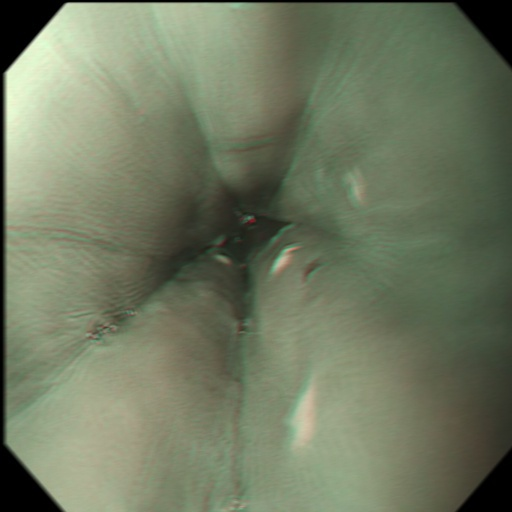
#> input picture subDM/0000597.jpg, 512 x 512 px; its folder holds only this picture in this run
$ python ROI_Version1.4.py   (older library calls are emulated)
#> lines starting #> are read from the running program, lines starting #| are printed output that depends on the picture; after the words box and inside, x2 and y2 are one past the last pixel; in counts of white or black regions, pixels touching at a corner belong together
### subDM/readimg.py
# -*- coding: utf-8 -*-
"""
Created on Tue May 28 11:20:26 2019

@author: Nataly
"""
def read_img(imfile):
#> called with imfile = '0000597.jpg'
    import cv2
    return cv2.imread(imfile)
#> returned value is the input picture: shape (512, 512, 3); mean B, G, R 97.1, 121.3, 112.4
    #return (imfile + 2)

### subDM/ROI_Version1.4.py
# -*- coding: utf-8 -*-
"""
Created on Thu Jul 11 21:46:43 2019

@author: Nataly
"""


import cv2
import pylab as plt
from matplotlib import pyplot as plt
import numpy as np
from pylab import *
from readimg import read_img #leer imagines ### img=read_img(imgfile)##
from skimage.morphology import disk

from skimage.filters import threshold_otsu
from skimage.filters import threshold_li
from skimage.filters import threshold_minimum
from skimage.filters import threshold_triangle
from skimage.filters import try_all_threshold
from PIL import ImageEnhance
from PIL import Image
import glob
from skimage.segmentation import flood, flood_fill

def agregarceros(imD,tipomas):
    import numpy as np
    tama=imD.shape
    tama=list(tama)
    hola=tipomas-1
    #print(tama)
    nueva=np.zeros((tama[0]+hola,tama[1]+hola))
    #print(nueva.shape)
    tamanu=nueva.shape
    tamanu=list(tamanu)
    for x in range (tama[0]) :
        for y in range(tama[1]):
            if tipomas==3:
                nueva[x+1,y+1]=imD[x,y]
            if tipomas==5:
                nueva[x+2,y+2]=imD[x,y]
            if tipomas==11:
                nueva[x+5,y+5]=imD[x,y]
    return nueva,tama,tamanu

for imgfile in glob.glob("*.jpg"):
    ima=read_img(imgfile)
    imR, imG, imB=cv2.split(ima)
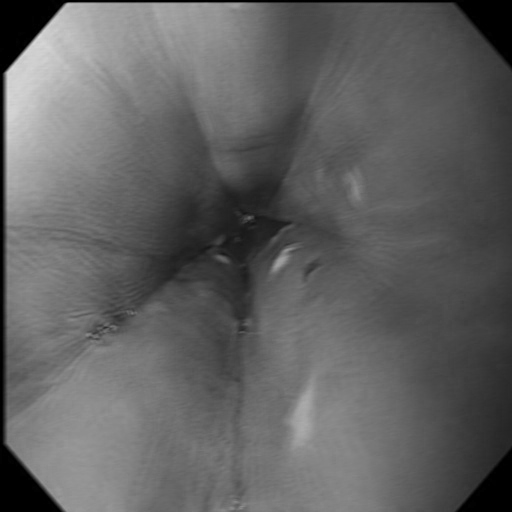
#> imR: shape (512, 512); min 0, max 217, mean 97.1
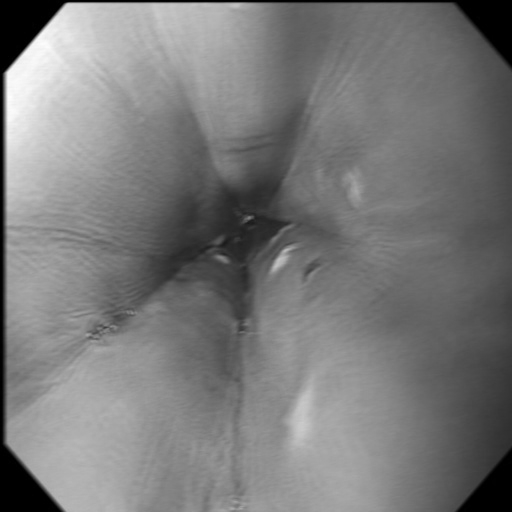
#> imG: shape (512, 512); min 0, max 254, mean 121.3
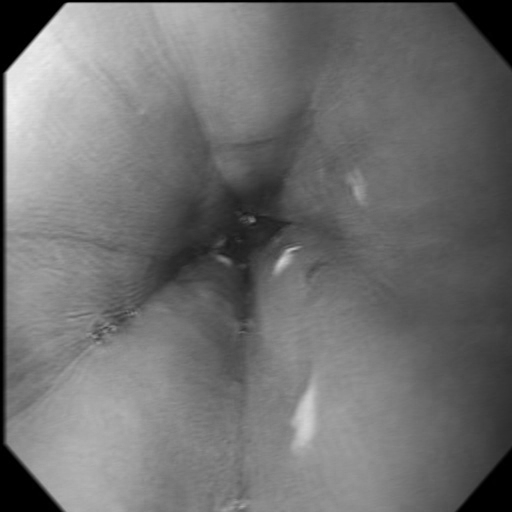
#> imB: shape (512, 512); min 0, max 238, mean 112.4
    imA=cv2.cvtColor(ima,cv2.COLOR_RGB2HSV)
#> imA: shape (512, 512, 3); mean H, S, V 76.9, 53.2, 121.7
    I,I,II=cv2.split(imA)
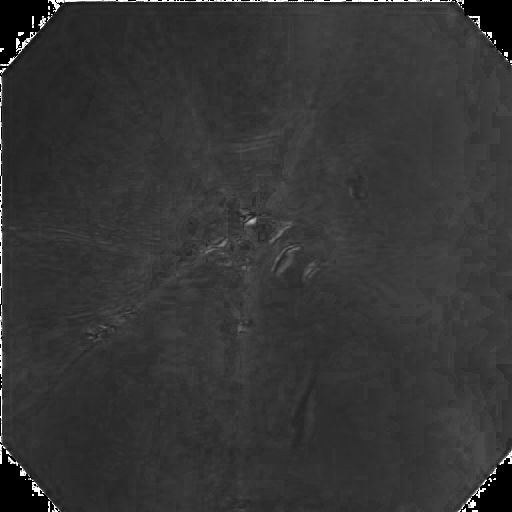
#> I: shape (512, 512); min 0, max 255, mean 53.2


    thresh = threshold_li(II)
#> thresh = 104.1
    # [4 lines of commented-out code are left out]
    binary = II > thresh
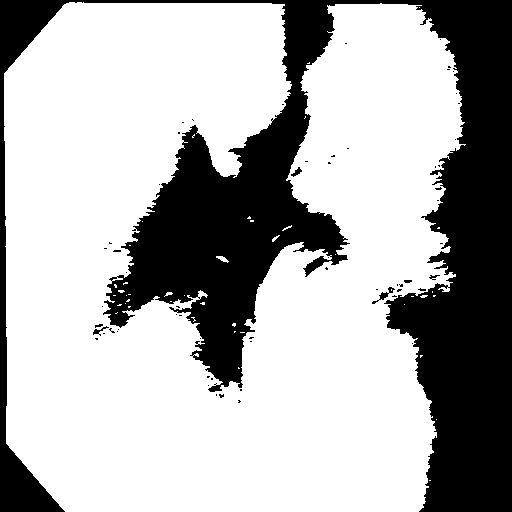
#> binary: shape (512, 512) bool; 68.9% white; 61 black regions (55 under 20 px), largest, box (x1, y1, x2, y2) and area: (0, 0, 512, 512) 80937, (372, 287, 395, 304) 88, (291, 167, 302, 177) 47, (93, 326, 109, 336) 46, (429, 275, 440, 280) 26, (404, 280, 412, 283) 21
    #"""

    binary = (binary*255).astype(np.uint8)

    #plt.imshow(binary, cmap=plt.cm.gray)
    #plt.show()


    #"""
    ### Transformaciones Morfologicas
    kernel = cv2.getStructuringElement(cv2.MORPH_ELLIPSE, (15, 15))
    opening = cv2.morphologyEx(binary, cv2.MORPH_OPEN, kernel)
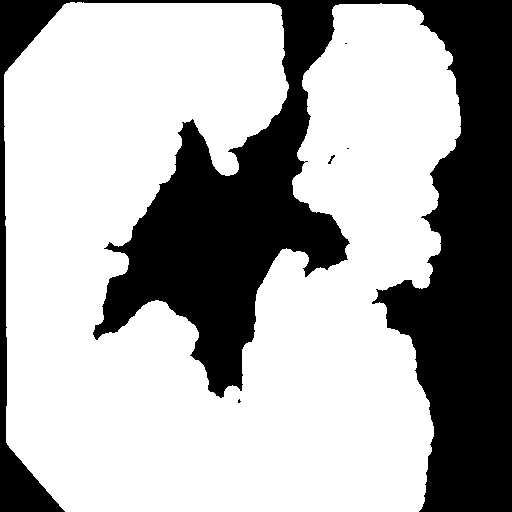
#> opening: shape (512, 512); 67.1% white; 5 black regions (3 under 20 px), largest, box (x1, y1, x2, y2) and area: (0, 0, 512, 512) 86235, (328, 155, 335, 164) 23
    #dilation = cv2.dilate(opening,kernel,iterations = 1)
    kernel = cv2.getStructuringElement(cv2.MORPH_ELLIPSE, (27, 27))
    close=cv2.morphologyEx(opening, cv2.MORPH_CLOSE, kernel)
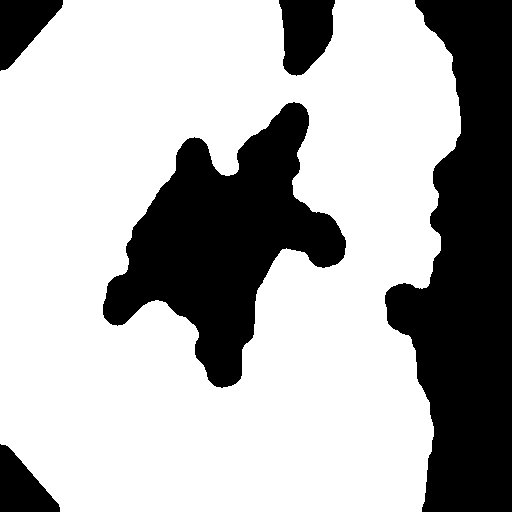
#> close: shape (512, 512); 69.2% white; 5 black regions, box (x1, y1, x2, y2) and area: (385, 0, 512, 512) 41479, (103, 102, 346, 388) 31041, (279, 0, 335, 76) 3202, (0, 0, 63, 71) 2614, (0, 444, 60, 512) 2401

    #plt.imshow(close, cmap=plt.cm.gray)
    #plt.show()

    dire='./segROI/#3/'+imgfile
    #img=cv2.cvtColor(im,cv2.COLOR_BGR2RGB)
    cv2.imwrite(dire,close)
    k = cv2.waitKey(1000)
#> (key Esc is pressed here)
    #destroy the window
    cv2.destroyAllWindows()
    #"""


    """
    im2, contornos, hierarchy = cv2.findContours (binary, cv2.RETR_TREE, cv2.CHAIN_APPROX_SIMPLE)
    cv2.drawContours (ima, contornos, -1, (0,255,0), 3)
    plt.imshow(ima, cmap=plt.cm.gray)
    plt.show()


    areas = [cv2.contourArea(c) for c in contours]
    max_index = np.argmax(areas)
    cnt=contours[max_index]
    x,y,w,h = cv2.boundingRect(cnt)
    cv2.rectangle(ima,(x,y),(x+w,y+h),(0,255,0),2)
    cv2.imshow("Show",ima)
    #plt.imshow(im)
    #plt.show()
    cv2.waitKey(0)
    cv2.destroyAllWindows()
    #"""

$ run again, on subDM/00240.jpg
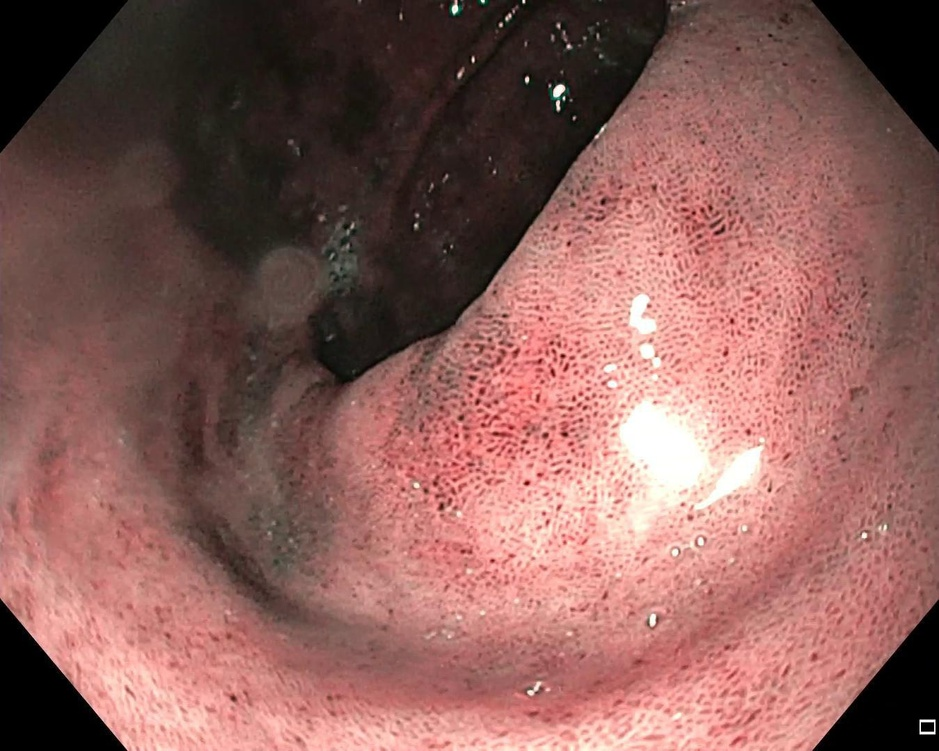
#> input picture subDM/00240.jpg, 939 x 751 px, shrunk from 1349 x 1079 before the run
#> in read_img, returned value is the input picture: shape (751, 939, 3); mean B, G, R 90.3, 95.2, 138.9
#> imA: shape (751, 939, 3); mean H, S, V 108.9, 85.6, 139
#> `I,I,II=cv2.split(imA)`:
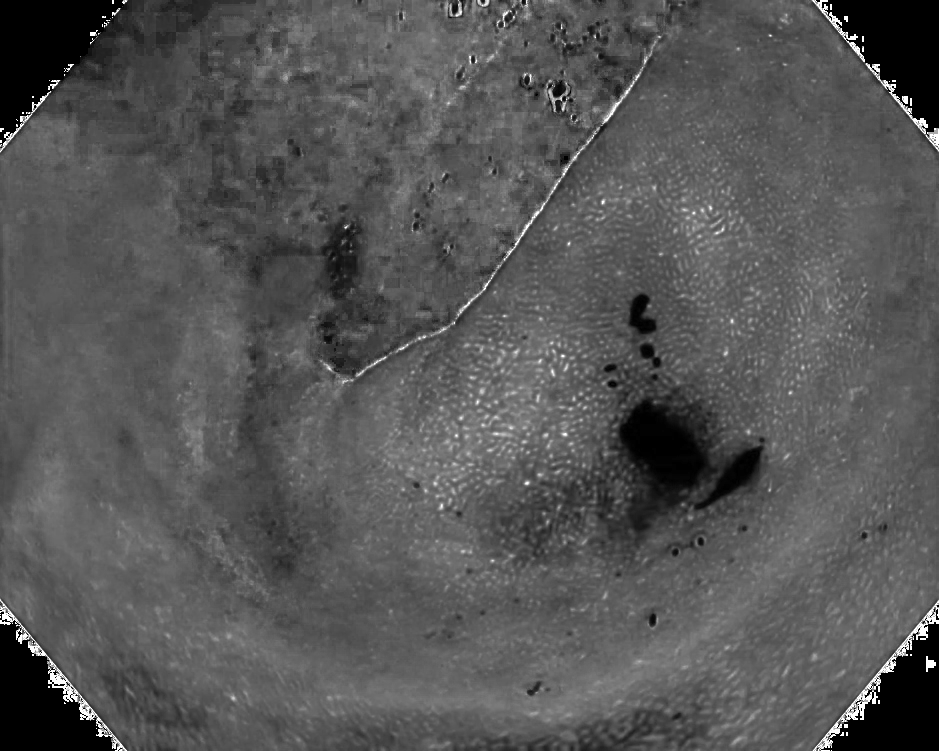
#> I: shape (751, 939); min 0, max 255, mean 85.6
#> thresh = 105.2
#> opening: shape (751, 939); 60.5% white; 87 black regions (75 under 20 px), largest, box (x1, y1, x2, y2) and area: (0, 0, 939, 624) 258663, (0, 599, 127, 751) 9750, (813, 599, 939, 751) 9679
#> `close=cv2.morphologyEx(opening, cv2.MORPH_CLOSE, kernel)`:
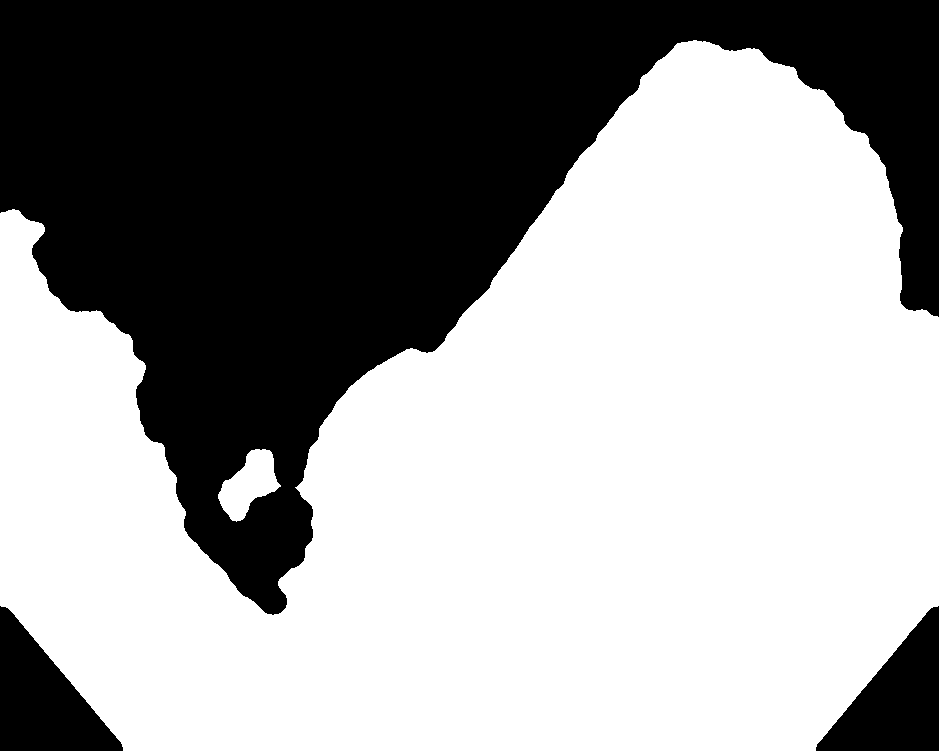
#> close: shape (751, 939); 61% white; 3 black regions, box (x1, y1, x2, y2) and area: (0, 0, 939, 615) 255487, (0, 606, 123, 751) 9700, (816, 606, 939, 751) 9638

$ run again, on subDM/00252.jpg
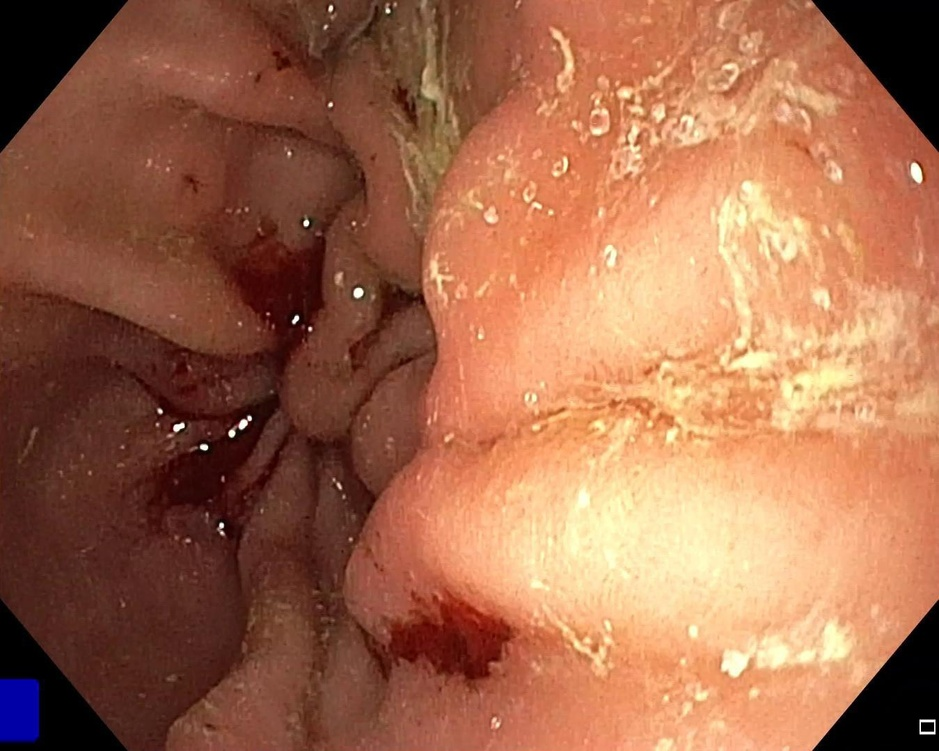
#> input picture subDM/00252.jpg, 939 x 751 px, shrunk from 1349 x 1079 before the run
#> in read_img, returned value is the input picture: shape (751, 939, 3); mean B, G, R 76.6, 105, 162.1
#> imA: shape (751, 939, 3); mean H, S, V 105.3, 140.7, 162.7
#> `I,I,II=cv2.split(imA)`:
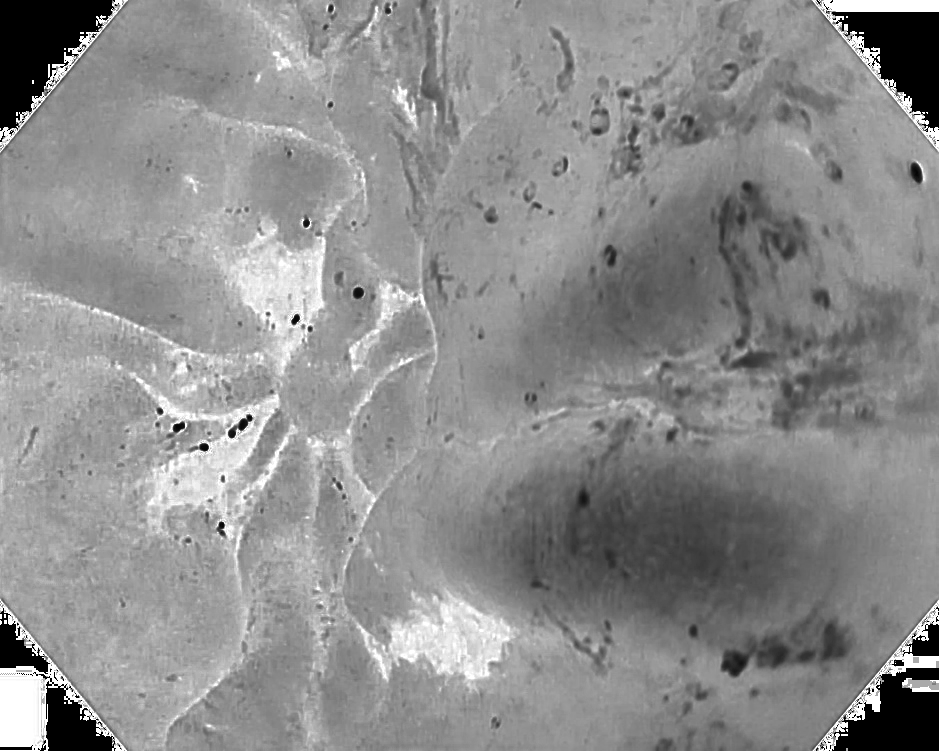
#> I: shape (751, 939); min 0, max 255, mean 140.7
#> thresh = 150.3
#> opening: shape (751, 939); 50.4% white; 10 black regions (6 under 20 px), largest, box (x1, y1, x2, y2) and area: (0, 0, 526, 751) 329797, (788, 0, 939, 153) 10124, (812, 600, 939, 751) 9691, (909, 160, 925, 183) 124
#> `close=cv2.morphologyEx(opening, cv2.MORPH_CLOSE, kernel)`:
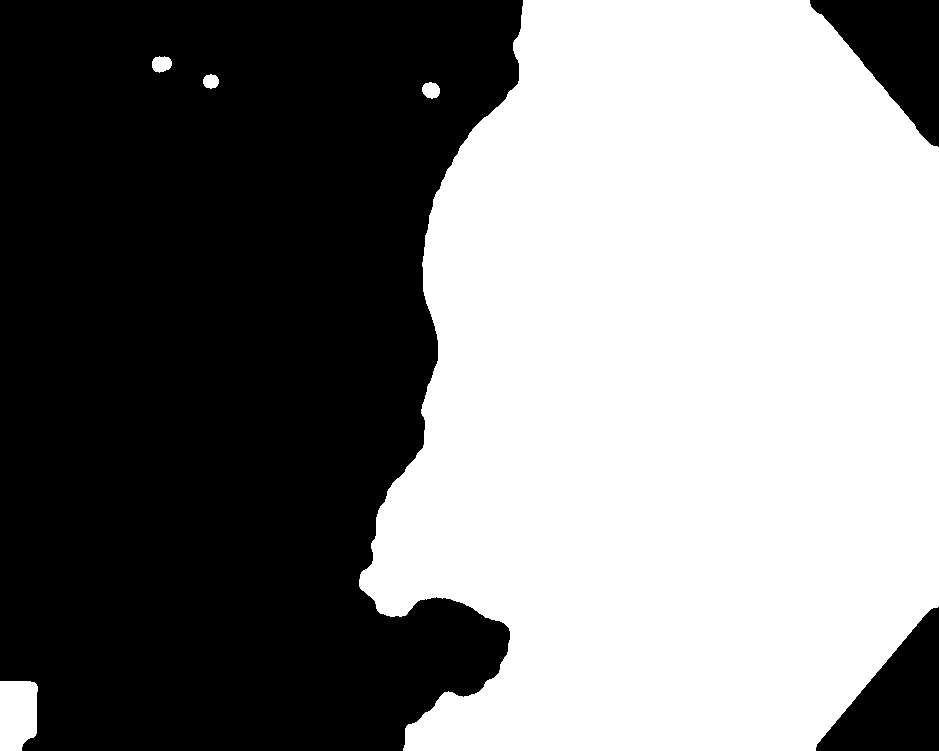
#> close: shape (751, 939); 50.6% white; 3 black regions, box (x1, y1, x2, y2) and area: (0, 0, 523, 751) 328801, (810, 0, 939, 147) 9952, (816, 607, 939, 751) 9636

$ run again, on subDM/00263.jpg
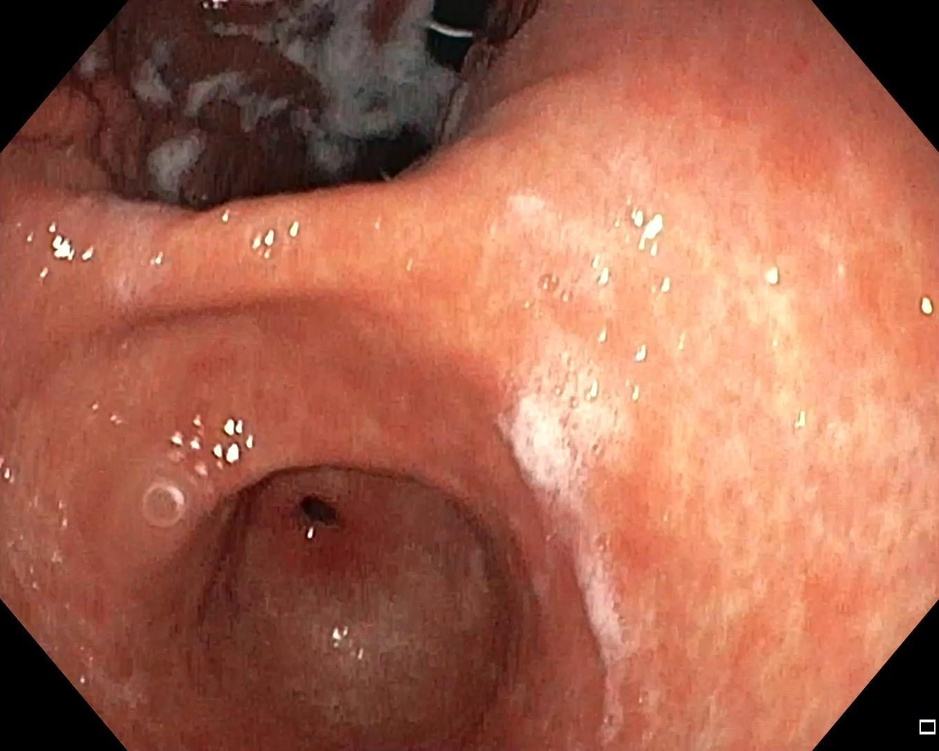
#> input picture subDM/00263.jpg, 939 x 751 px, shrunk from 1349 x 1079 before the run
#> in read_img, returned value is the input picture: shape (751, 939, 3); mean B, G, R 80.3, 101.3, 166.8
#> imA: shape (751, 939, 3); mean H, S, V 107.3, 129.4, 166.8
#> thresh = 133.3
#> opening: shape (751, 939); 66% white; 24 black regions (17 under 20 px), largest, box (x1, y1, x2, y2) and area: (0, 462, 562, 751) 118886, (0, 0, 596, 222) 99756, (798, 0, 939, 153) 10232
#> `close=cv2.morphologyEx(opening, cv2.MORPH_CLOSE, kernel)`:
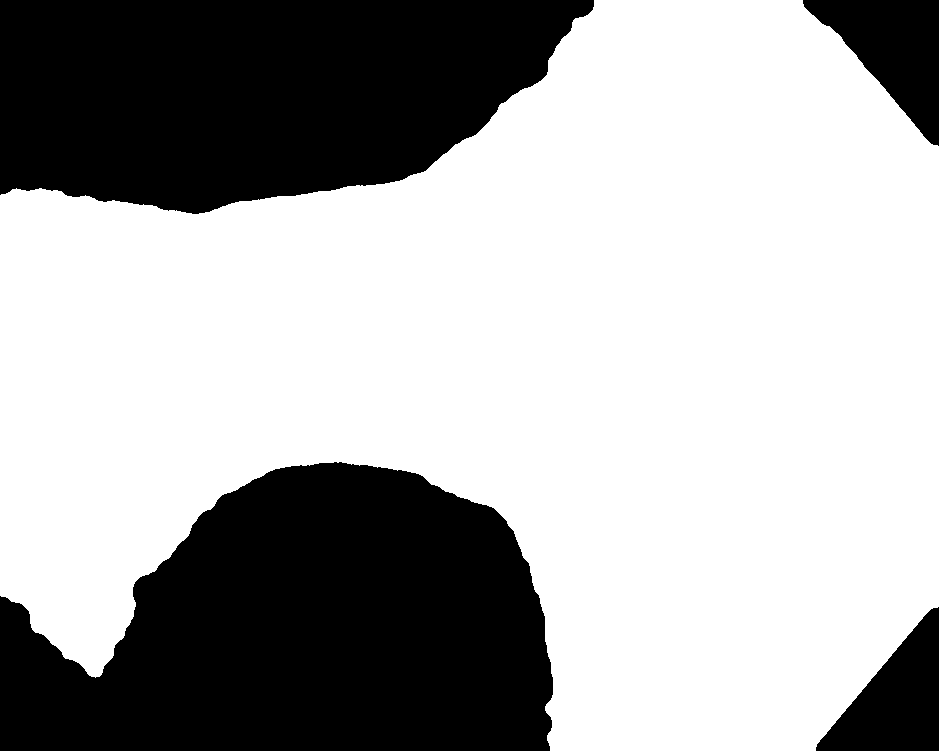
#> close: shape (751, 939); 66.3% white; 4 black regions, box (x1, y1, x2, y2) and area: (0, 462, 553, 751) 118119, (0, 0, 594, 214) 99489, (803, 0, 939, 146) 10148, (816, 607, 939, 751) 9628
